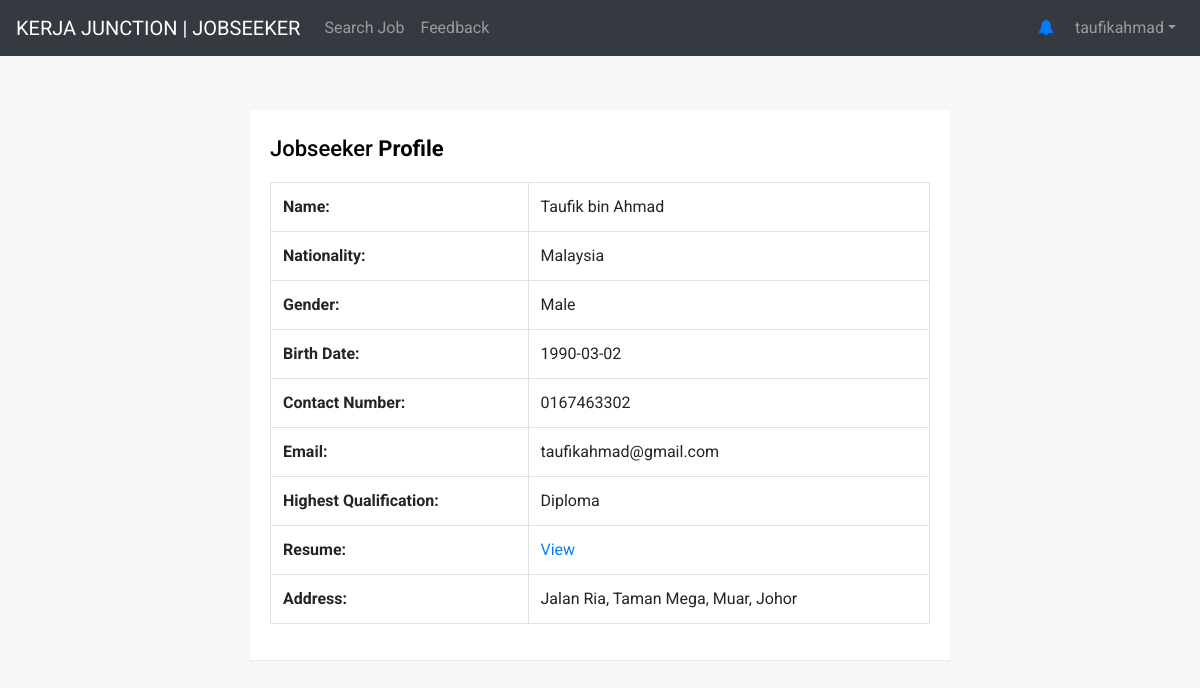
The app's page /applicant/ApplicantProfile.php (signed in) with its own data.
### tables this page shows
CREATE TABLE `jobseeker` (
  `jobseeker_ID` int(10) NOT NULL,
  `jobseeker_Name` varchar(50) NOT NULL,
  `jobseeker_Nationality` varchar(50) NOT NULL,
  `jobseeker_Address` text NOT NULL,
  `jobseeker_Email` varchar(100) NOT NULL,
  `jobseeker_Phone` varchar(11) NOT NULL,
  `jobseeker_Qualification` varchar(50) NOT NULL,
  `jobseeker_Resume` longblob NOT NULL,
  `jobseeker_ResumeName` varchar(100) NOT NULL,
  `jobseeker_Gender` varchar(50) NOT NULL,
  `jobseeker_BirthDate` date NOT NULL,
  `jobseeker_Username` varchar(50) NOT NULL,
  `jobseeker_Password` longtext NOT NULL
);

### applicant/ApplicantProfile.php (the view, shortened to what this page needs)
<!DOCTYPE html>
<html lang="en">
<head>
<link rel="stylesheet" href="https://stackpath.bootstrapcdn.com/bootstrap/4.5.0/css/bootstrap.min.css">
<link rel="stylesheet" href="https://maxcdn.bootstrapcdn.com/font-awesome/4.7.0/css/font-awesome.min.css">
</head>
<body>
  <?php require 'ApplicantMenu.php';?>
<div class="container-lg">
    <div class="table-responsive">
        <div class="table-wrapper">
            <div class="table-title">
                <div class="row">
                    <div class="col-sm-8"><h2>Jobseeker <b>Profile</b></h2></div>
                </div>
            </div>
              <?php
$ID=$_SESSION['id'];
$con = mysqli_connect("localhost","root","","job_application");
$sql = "select * from jobseeker where jobseeker_ID='".$ID."'  ";
$result = mysqli_query($con,$sql);
$row = mysqli_fetch_array($result)
?>
                <table class="table table-bordered">
                  <tr>
                    <td><strong>Name:</strong></td>
                    <td><?php echo $row['jobseeker_Name'];?></td>
                  </tr>
                  <tr>
                    <td><strong>Nationality:</strong></td>
                    <td><?php echo $row['jobseeker_Nationality'];?></td>
                  </tr>
                  <tr>
                    <td><strong>Gender:</strong></td>
                    <td><?php echo $row['jobseeker_Gender'];?></td>
                  </tr>
                  <tr>
                    <td><strong>Birth Date:</strong></td>
                    <td><?php echo $row['jobseeker_BirthDate'];?></td>
                  </tr>
                  <tr>
                    <tr>
                    <td><strong>Contact Number:</strong></td>
                    <td><?php echo $row['jobseeker_Phone'];?></td>
                  </tr>
                    <td><strong>Email:</strong></td>
                    <td><?php echo $row['jobseeker_Email'];?></td>
                  </tr>
                  <tr>
                    <td><strong>Highest Qualification:</strong></td>
                    <td><?php echo $row['jobseeker_Qualification'];?></td>
                  </tr>
                  <tr>
                    <td><strong>Resume:</strong></td>
                    <td><a href="upload/<?php echo $row['jobseeker_ResumeName'];?>" target="_blank" >View</a></td>
                  </tr>
                  <tr>
                    <td><strong>Address:</strong></td>
                    <td><?php echo $row['jobseeker_Address'];?></td>
                  </tr>
            </table>
        </div>
    </div>
</div>
</body>
</html>

### applicant/ApplicantProfile.php (style rules this page uses)
body { color: #404E67; font-family: 'Roboto', sans-serif; }
.table-wrapper { width: 700px; margin: 30px auto; background: #fff; padding: 20px; box-shadow: 0 1px 1px rgba(0,0,0,.05); }
.table-title { padding-bottom: 10px; margin: 0 0 10px; }
.table-title h2 { margin: 6px 0 0; font-size: 22px; }

### applicant/ApplicantMenu.php (style rules this page uses)
body { color: black; background: #f7f7f7; font-family: 'Roboto', sans-serif; }

### records on screen
jobseeker: jobseeker_Name "Taufik bin Ahmad", jobseeker_Nationality "Malaysia", jobseeker_Gender "Male", jobseeker_BirthDate "1990-03-02", jobseeker_Phone "0167463302", jobseeker_Email "taufikahmad@gmail.com", jobseeker_Qualification "Diploma", jobseeker_Address "Jalan Ria, Taman Mega, Muar, Johor"

### other values on screen
$_SESSION["username"] "taufikahmad"
